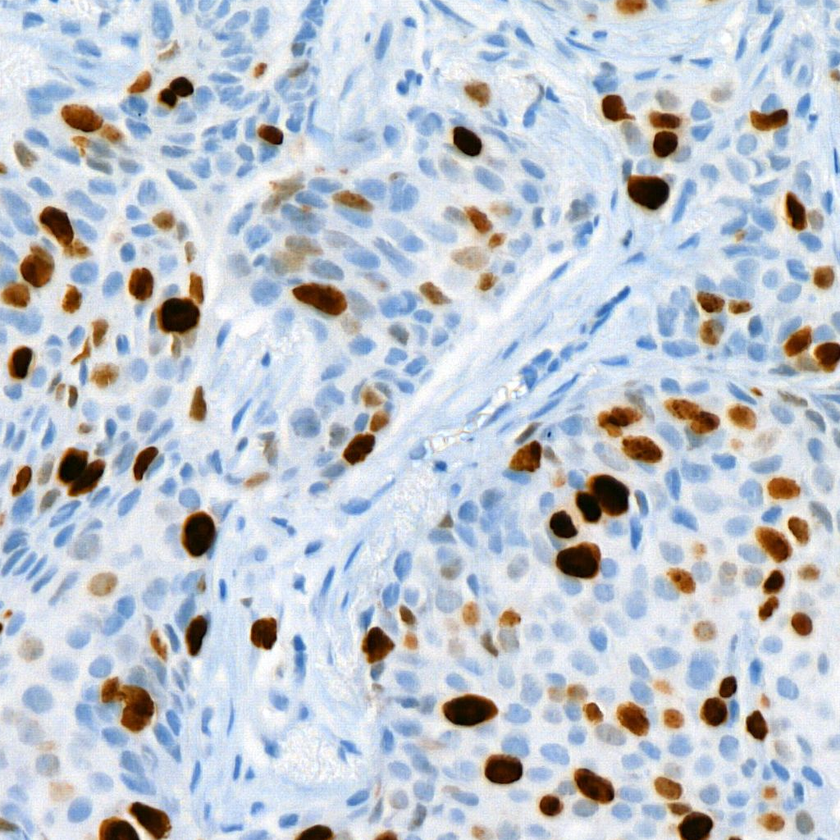
#> input picture Data/Image_templates/template_1.tif, 840 x 840 px, shrunk from 1024 x 1024 before the run, found by its file name
$ python model_train_CPU.py
#> lines starting #> are read from the running program, lines starting #| are printed output that depends on the picture; after the words box and inside, x2 and y2 are one past the last pixel; in counts of white or black regions, pixels touching at a corner belong together
#> in image_reader, I is the input picture: shape (840, 840, 3); mean R, G, B 191.1, 198, 207.9
### Macenko/NormalizationCPU.py
import numpy as np
import spams
import copy
import cv2 as cv
from PIL import Image
import tifffile

"""
Original author for HE normalization: https://github.com/sebastianffx/stainlib

Image normalization functions for HDAB (CPU)
"""

class ExtractiveStainNormalizer(object):
    def __init__(self, method):
        if method.lower() == 'macenko':
            self.extractor = MacenkoStainExtractor
        else:
            raise Exception('Method not recognized.')

    def fit(self, target):
        """
        Fit to a target image.
        :param target: Image RGB uint8.
        :return:
        """
        self.stain_matrix_target = self.extractor.get_stain_matrix(target)
        self.target_concentrations = get_concentrations(target, self.stain_matrix_target)
        self.maxC_target = np.percentile(self.target_concentrations, 99, axis=0).reshape((1, 2))
        print(self.stain_matrix_target, self.maxC_target)

    # [5 lines of commented-out code are left out]


    # [29 lines left out: functions transform, transform_tile, not called in this run]


class LuminosityStandardizer(object):
    @staticmethod
    def standardize(I, percentile=95):
        """
        Transform image I to standard brightness.
        Modifies the luminosity channel such that a fixed percentile is saturated.
        :param I: Image uint8 RGB.
        :param percentile: Percentile for luminosity saturation. At least (100 - percentile)% of pixels should be fully luminous (white).
        :return: Image uint8 RGB with standardized brightness.
        """
#> called with percentile = 95
        assert is_uint8_image(I), "Image should be RGB uint8."
        I_LAB = cv.cvtColor(I, cv.COLOR_RGB2LAB)
#> I_LAB: shape (840, 840, 3); mean of channels 0, 1, 2 202.4, 128.4, 122.6
        L_float = I_LAB[:, :, 0].astype(float)
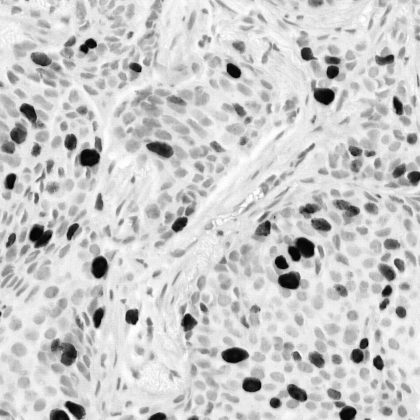
#> L_float: shape (840, 840) float64 (shown at 1/2 size); min 0, max 255, mean 202.4
        p = np.percentile(L_float, percentile)
#> p = 241
        I_LAB[:, :, 0] = np.clip(255 * L_float / p, 0, 255).astype(np.uint8)
#> I_LAB: shape (840, 840, 3); mean of channels 0, 1, 2 213.5, 128.4, 122.6
        I = cv.cvtColor(I_LAB, cv.COLOR_LAB2RGB)
        return I


class LuminosityThresholdTissueLocator(object):  #ABCTissueLocator
    @staticmethod
    def get_tissue_mask(I, luminosity_threshold=0.8):
        """
        Get a binary mask where true denotes pixels with a luminosity less than the specified threshold.
        Typically we use to identify tissue in the image and exclude the bright white background.
        :param I: RGB uint 8 image.
        :param luminosity_threshold: Luminosity threshold.
        :return: Binary mask.
        """
        assert is_uint8_image(I), "Image should be RGB uint8."
        I_LAB = cv.cvtColor(I, cv.COLOR_RGB2LAB)
        L = I_LAB[:, :, 0] / 255.0  # Convert to range [0,1].
        mask = L < luminosity_threshold

        # Check it's not empty
        if mask.sum() == 0:
            raise TissueMaskException("Empty tissue mask computed")
        return mask

class TissueMaskException(Exception):
    pass


class MacenkoStainExtractor(object):  #ABCStainExtractor
    @staticmethod
    def get_stain_matrix(I, luminosity_threshold=0.8, angular_percentile=99):
        """
        Stain matrix estimation via method of:
        M. Macenko et al. 'A method for normalizing histology slides for quantitative analysis'
        :param I: Image RGB uint8.
        :param luminosity_threshold:
        :param angular_percentile:
        :return:
        """
        assert is_uint8_image(I), "Image should be RGB uint8."
        # Convert to OD and ignore background
        tissue_mask = LuminosityThresholdTissueLocator.get_tissue_mask(I, luminosity_threshold=luminosity_threshold).reshape((-1,))
        OD = convert_RGB_to_OD(I).reshape((-1, 3))
        OD = OD[tissue_mask]
        # Eigenvectors of cov in OD space (orthogonal as cov symmetric)
        _, V = np.linalg.eigh(np.cov(OD, rowvar=False))
        # The two principle eigenvectors
        V = V[:, [2, 1]]
        # Make sure vectors are pointing the right way
        if V[0, 0] < 0: V[:, 0] *= -1
        if V[0, 1] < 0: V[:, 1] *= -1
        # Project on this basis.
        That = np.dot(OD, V)
        # Angular coordinates with repect to the principle, orthogonal eigenvectors
        phi = np.arctan2(That[:, 1], That[:, 0])
        # Min and max angles
        minPhi = np.percentile(phi, 100 - angular_percentile)
        maxPhi = np.percentile(phi, angular_percentile)
        # the two principle colors
        v1 = np.dot(V, np.array([np.cos(minPhi), np.sin(minPhi)]))
        v2 = np.dot(V, np.array([np.cos(maxPhi), np.sin(maxPhi)]))
        # Order of H and E.
        # H first row.
        if v1[0] > v2[0]:
            HE = np.array([v1, v2])
        else:
            HE = np.array([v2, v1])
        return normalize_matrix_rows(HE)


def convert_RGB_to_OD(I):
    """
    Convert from RGB to optical density (OD_RGB) space.
    RGB = 255 * exp(-1*OD_RGB).
    :param I: Image RGB uint8.
    :return: Optical denisty RGB image.
    """
    mask = (I == 0)
    I_masked = copy.deepcopy(I)
    I_masked[mask] = 1
    #I[mask] = 1
    return np.maximum(-1 * np.log(I_masked / 255), 1e-6)

def get_concentrations(I, stain_matrix, regularizer=0.01):
    """
    Estimate concentration matrix given an image and stain matrix.
    :param I:
    :param stain_matrix:
    :param regularizer:
    :return:
    """
    OD = convert_RGB_to_OD(I).reshape((-1, 3))
    return spams.lasso(X=OD.T, D=stain_matrix.T, mode=2, lambda1=regularizer, pos=True).toarray().T

def normalize_matrix_rows(A):
    """
    Normalize the rows of an array.
    :param A: An array.
    :return: Array with rows normalized.
    """
    return A / np.linalg.norm(A, axis=1)[:, None]


def is_image(I):
    """
    Is I an image.
    """
    if not isinstance(I, np.ndarray):
        return False
    if not I.ndim == 3:
        return False
    return True

def is_uint8_image(I):
    """
    Is I a uint8 image.
    """
    if not is_image(I):
        return False
    if I.dtype != np.uint8:
        return False
    return True

def image_reader(path, method='pillow'):
    """
    Open image with different format.
    """
    if method.lower() == 'pillow':
        image = Image.open(path)
        I = np.asarray(image)
        assert is_uint8_image(I), "Image should be RGB uint8."
        return I

    elif method.lower() == 'tifffile':
        I = tifffile.imread(path)
        assert is_uint8_image(I), "Image should be RGB uint8."
        return I

    elif method.lower() == 'openslide':
        raise Exception(
            """If you want to use openslide in windows, please use this structure:
        import os
        OPENSLIDE_PATH = Path(r'path\\to\\openslide-win64-20221111\\bin')
        if hasattr(os, 'add_dll_directory'):
            # Python >= 3.8 on Windows
            with os.add_dll_directory(OPENSLIDE_PATH):
                import openslide
        else:
            import openslide

        pth = Path(r'path\\to\\image')
        image = openslide.OpenSlide(pth)
        I = np.asarray(image)
        """)

    else:
        raise Exception('Method not recognized.')

### Training_model/model_train_CPU.py
from Macenko import NormalizationCPU
import pickle
from pathlib import Path

## Path
model_pth = Path(r'D:\study\Ki67\Ki67_GPU\Data\Models')
template_pth = Path(r'D:\study\Ki67\Ki67_GPU\Data\Image_templates')
template1_pth = Path(template_pth, 'template_1.tif')
template1 = NormalizationCPU.image_reader(template1_pth, method='tifffile')

## Fit model
normalizer = NormalizationCPU.ExtractiveStainNormalizer(method='macenko')
# target = template1
target = NormalizationCPU.LuminosityStandardizer.standardize(template1)
normalizer.fit(target)
#> in get_tissue_mask, `mask = L < luminosity_threshold`:
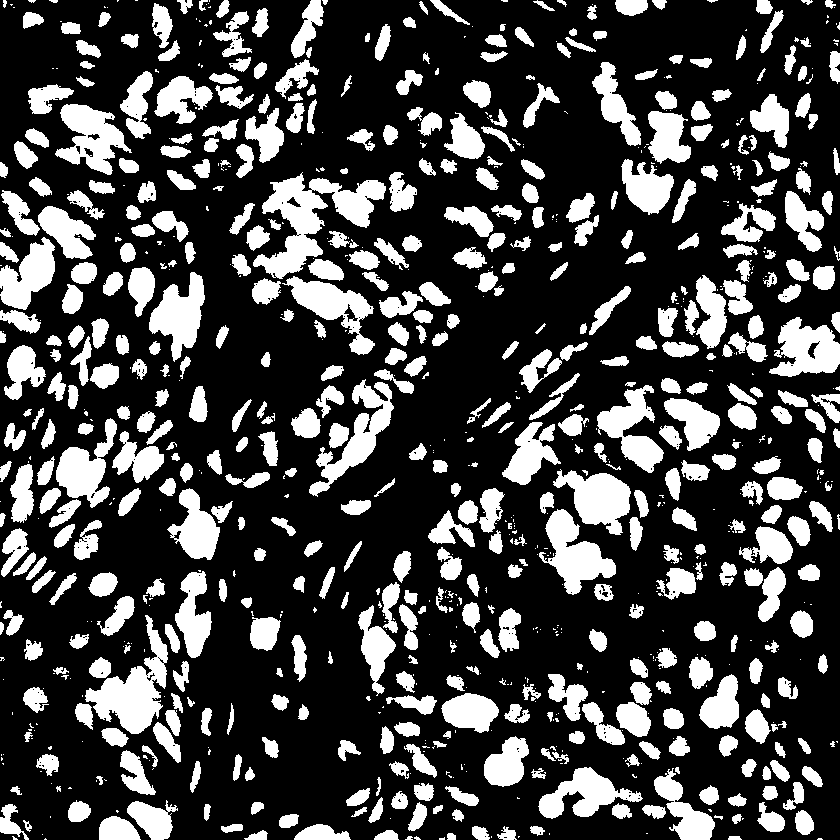
#> mask: shape (840, 840) bool; 26.8% white; 918 white regions (401 under 20 px), largest, box (x1, y1, x2, y2) and area: (253, 172, 386, 279) 5384, (85, 615, 168, 734) 3863, (539, 509, 616, 595) 3004
#> in convert_RGB_to_OD, `mask = (I == 0)`:
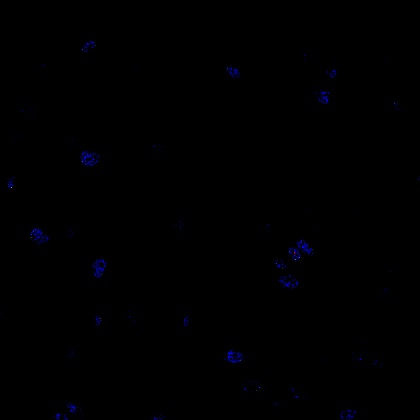
#> mask: shape (840, 840, 3) bool (shown at 1/2 size); mean R, G, B 1.28e-05, 3.54e-05, 0.00331
#> in convert_RGB_to_OD, `return np.maximum(-1 * np.log(I_masked / 255), 1e-6)`:
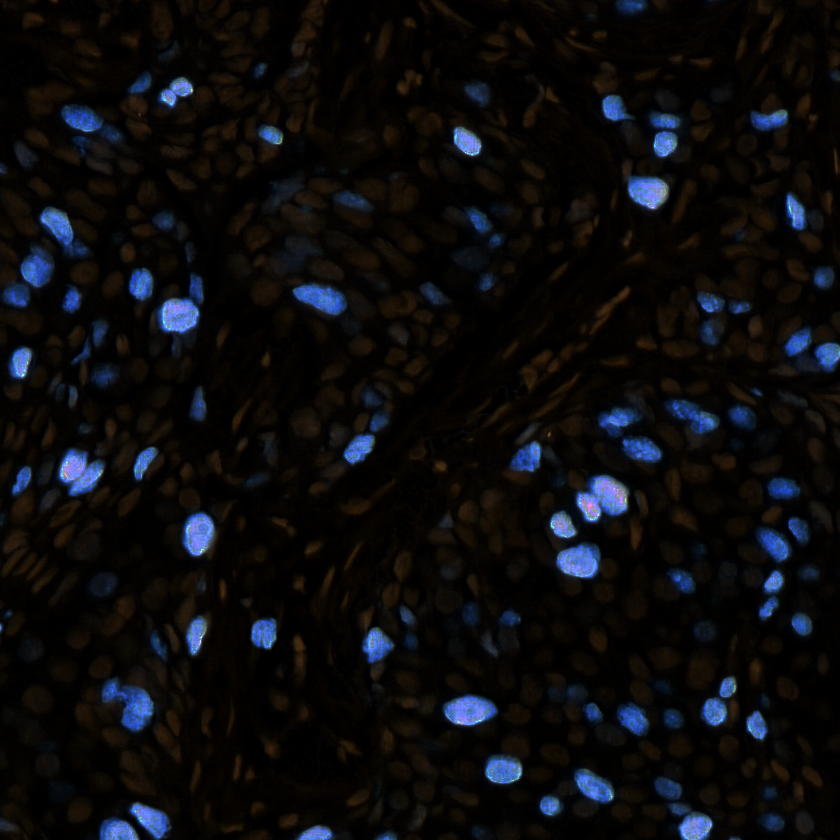
#> returned value: shape (840, 840, 3) float64; mean of channels 0, 1, 2 0.271, 0.264, 0.302; drawn with min black and max white
#> in get_stain_matrix, `_, V = np.linalg.eigh(np.cov(OD, rowvar=False))`: V = [[0.528, -0.813, -0.247], [-0.808, -0.39, -0.442], [0.263, 0.433, -0.862]]
#> in get_stain_matrix, `V = V[:, [2, 1]]`: V = [[-0.247, -0.813], [-0.442, -0.39], [-0.862, 0.433]]
#> in get_stain_matrix, `That = np.dot(OD, V)`: That = 189085 pairs, first value 0.221 to 8.12, second value -1.32 to 4.03
#> in get_stain_matrix, `minPhi = np.percentile(phi, 100 - angular_percentile)`: minPhi = -0.0948
#> in get_stain_matrix, `maxPhi = np.percentile(phi, angular_percentile)`: maxPhi = 0.997
#> in get_stain_matrix, `v1 = np.dot(V, np.array([np.cos(minPhi), np.sin(minPhi)]))`: v1 = [0.169, 0.403, 0.899]
#> in get_stain_matrix, `v2 = np.dot(V, np.array([np.cos(maxPhi), np.sin(maxPhi)]))`: v2 = [0.817, 0.568, 0.105]
#> in get_stain_matrix, `HE = np.array([v2, v1])`: HE = [[0.817, 0.568, 0.105], [0.169, 0.403, 0.899]]
#> (the call stopped at in get_concentrations, `return spams.lasso(X=OD.T, D=stain_matrix.T, mode=2, lambda1=regulariz..`: spams is not available in this run)

## Save model
model = open(Path(model_pth, "macenko1_CPUx.pickle"), "wb")
pickle.dump(normalizer, model)
model.close()
print('Model saved')

# # Open model
# model = open(Path(model_pth, "macenko1.pickle"), "rb")
# normalizer = pickle.load(model)
# model.close()

$ run again, with Data/Image_templates/template_2.tif copied over Data/Image_templates/template_1.tif
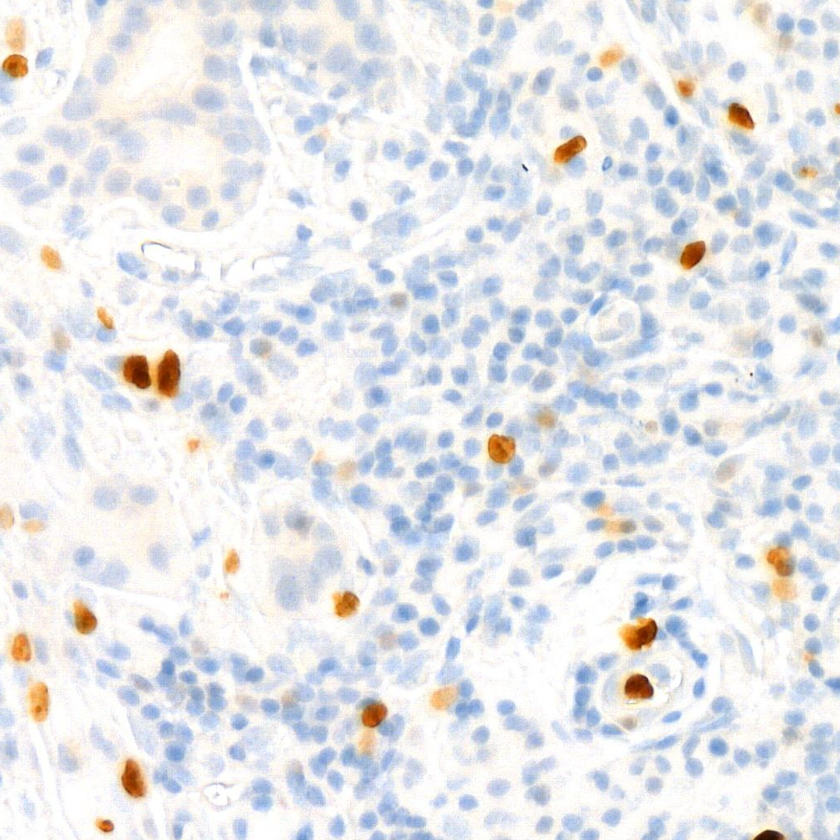
#> input picture Data/Image_templates/template_2.tif, 840 x 840 px, shrunk from 1024 x 1024 before the run, found by its file name
#> in image_reader, I is the input picture: shape (840, 840, 3); mean R, G, B 228.5, 229.6, 233
#> p = 254
#> in get_tissue_mask, `mask = L < luminosity_threshold`:
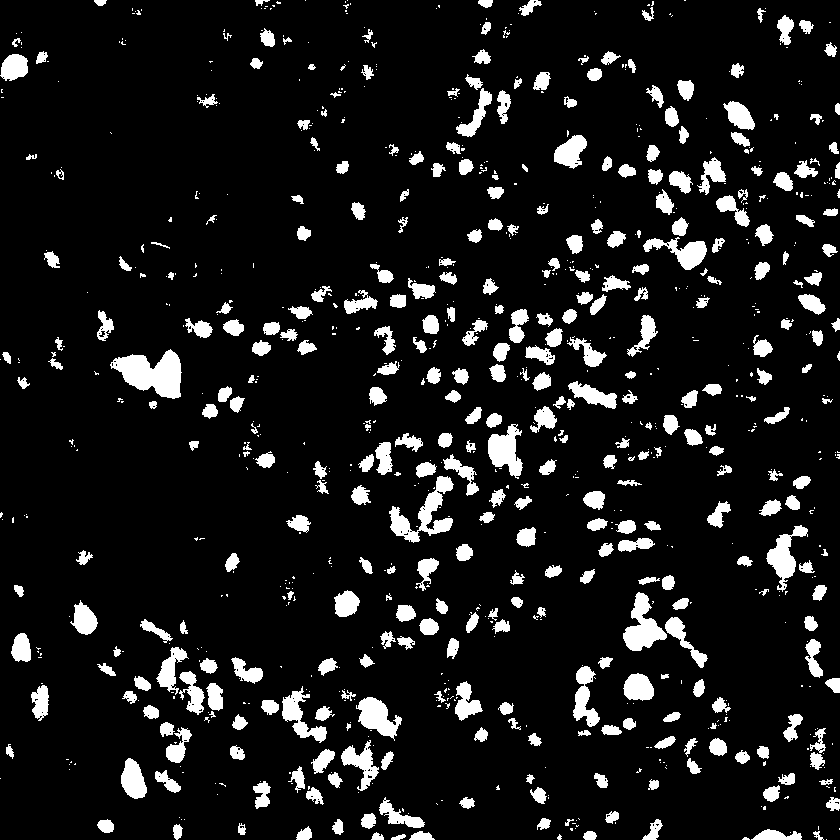
#> mask: shape (840, 840) bool; 10.1% white; 932 white regions (569 under 20 px), largest, box (x1, y1, x2, y2) and area: (110, 349, 182, 399) 2105, (389, 476, 454, 543) 1538, (623, 592, 667, 651) 1274
#> I_masked: shape (840, 840, 3); mean R, G, B 228.7, 229.9, 233.3
#> in convert_RGB_to_OD, `return np.maximum(-1 * np.log(I_masked / 255), 1e-6)`:
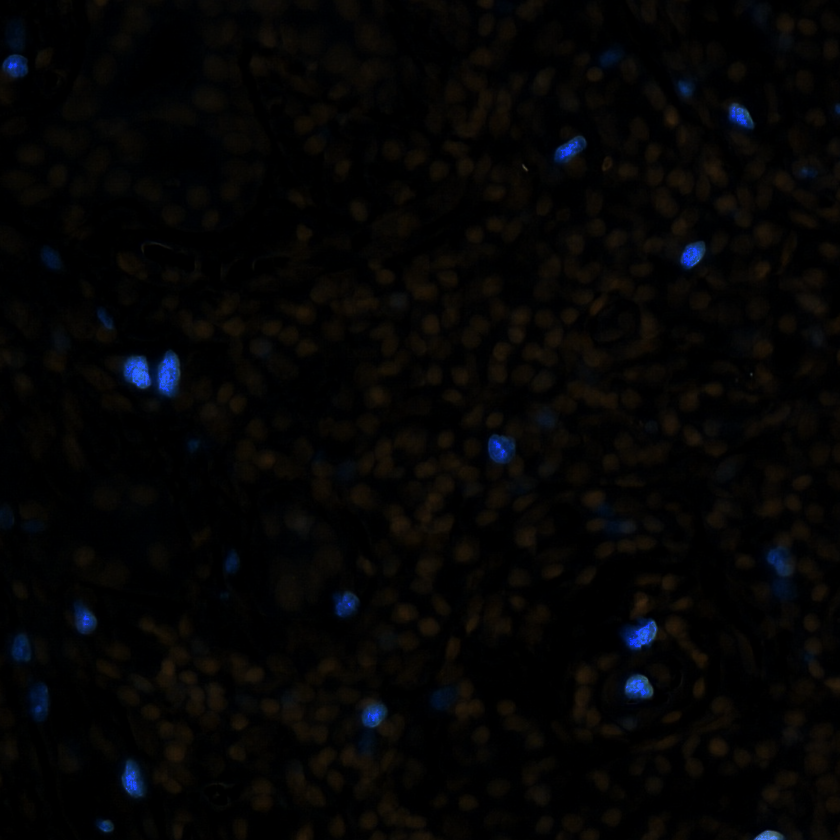
#> returned value: shape (840, 840, 3) float64; mean of channels 0, 1, 2 0.117, 0.113, 0.112; drawn with min black and max white
#> in get_stain_matrix, `_, V = np.linalg.eigh(np.cov(OD, rowvar=False))`: V = [[-0.579, 0.815, 0.0308], [0.786, 0.547, 0.287], [-0.217, -0.19, 0.958]]
#> in get_stain_matrix, `V = V[:, [2, 1]]`: V = [[0.0308, 0.815], [0.287, 0.547], [0.958, -0.19]]
#> That = 71331 pairs, first value 0.115 to 6.22, second value -0.297 to 2.4
#> minPhi = 0.0359
#> maxPhi = 1.23
#> v1 = [0.06, 0.306, 0.95]
#> v2 = [0.778, 0.612, 0.142]
#> HE = [[0.778, 0.612, 0.142], [0.06, 0.306, 0.95]]
